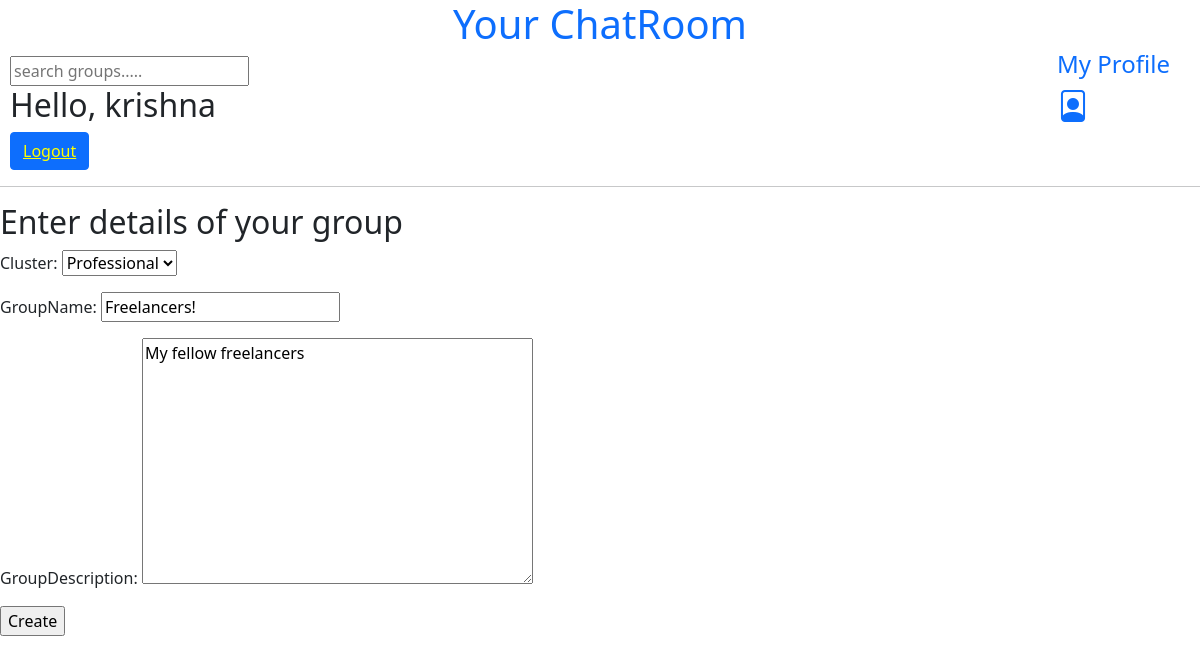
The page /edit-group/10/ (signed in) on the database its author committed.
### baseApp/models.py (models this page shows, shortened)
class Group(models.Model):
    admin = models.ForeignKey(User, null = True, on_delete = models.SET_NULL)
    cluster = models.ForeignKey(Cluster, on_delete = models.SET_NULL, null = True)
    GroupName = models.CharField(max_length = 200)
    GroupDescription = models.TextField(null = True, blank = True)
    updatedTime = models.DateTimeField(auto_now = True)
    createdTime = models.DateTimeField(auto_now_add = True)
    class Meta:
        ordering = ['-createdTime']

### baseApp/views.py (the view)
# urls.py: path('edit-group/<str:pk>/', views.edit_group, name = "edit_group"),
@login_required(login_url = 'userLogin')
def edit_group(request, pk):
    grp = Group.objects.get(id = pk)
    form = GroupForm(instance = grp)
    if(request.method == "POST"):
        form = GroupForm(request.POST, instance = grp)
        if(form.is_valid()):
            form.save()
            return redirect('home')
    context = {'groupForm':form}
    return render(request, 'baseApp/create_group.html', context)

### baseApp/forms.py
class GroupForm(ModelForm):
    class Meta:
        model = Group
        fields = '__all__'
        exclude = ['admin']

### baseApp/models.py (called while the page is built)
    def __str__(self):
        return self.clusterName

### baseApp/templates/baseApp/create_group.html (shortened to what this page needs)
{% extends 'main.html' %}
{%block contentBlock%}
<div>
    <h2>Enter details of your group</h2>
    <form method = "POST" action = "">
        {{groupForm.as_p}}
        <input type = "submit" value = "Create">
    </form>
</div>
{% endblock contentBlock %}

### templates/topbar.html (shortened to what this page needs)
<center><h1 style="color: blue;"><a href = "{% url 'home' %}" style = "text-decoration: none;">Your ChatRoom</a></h1></center>
<link rel="stylesheet" href=
"https://cdn.jsdelivr.net/npm/bootstrap@5.0.2/dist/css/bootstrap.min.css" />
    <link rel="stylesheet" href=
"https://cdn.jsdelivr.net/npm/bootstrap-icons@1.5.0/font/bootstrap-icons.css" />
<div class = "searchbar">
    <form method = "GET" action = "{% url 'home' %}">
        <input type = "text" name = "f" placeholder = "search groups.....">
    </form>
</div>
<div class = "bar">
    {% if request.user.is_authenticated %}
    <h2>Hello, {{request.user}}</h2>
    {%endif %}
    {% if request.user.is_authenticated %}
    <button class = "btn btn-primary"><a href = "{% url 'userLogout' %}" style = "color: yellow;">Logout</a></button>
    {% else %}
    <button class = "btn btn-primary"><a href = "{% url 'userLogin' %}" style="color: yellow;">Login</a></button>
    {% endif %}
</div>
<a href = "{% url 'user_profile' request.user.id %}">
    <div class = "pf">
        <h4>My Profile</h4>
        <div>
            <i class="bi bi-file-person h2"></i>
        </div>
    </div>
</a>

### static/stylesheets/main.css (style rules this page uses)
body { background-color: aquamarine; }

### templates/topbar.html (style rules this page uses)
.bar { padding-left: 10px; }
.searchbar { padding-left: 10px; }
.pf { position: absolute; top: 0; right: 0; padding-right: 30px; padding-top: 50px; }

### rows shown on the page
Group: cluster "Professional", GroupName "Freelancers!", GroupDescription "My fellow freelancers"

### other values the page prints
{{ request.user }} "krishna"
